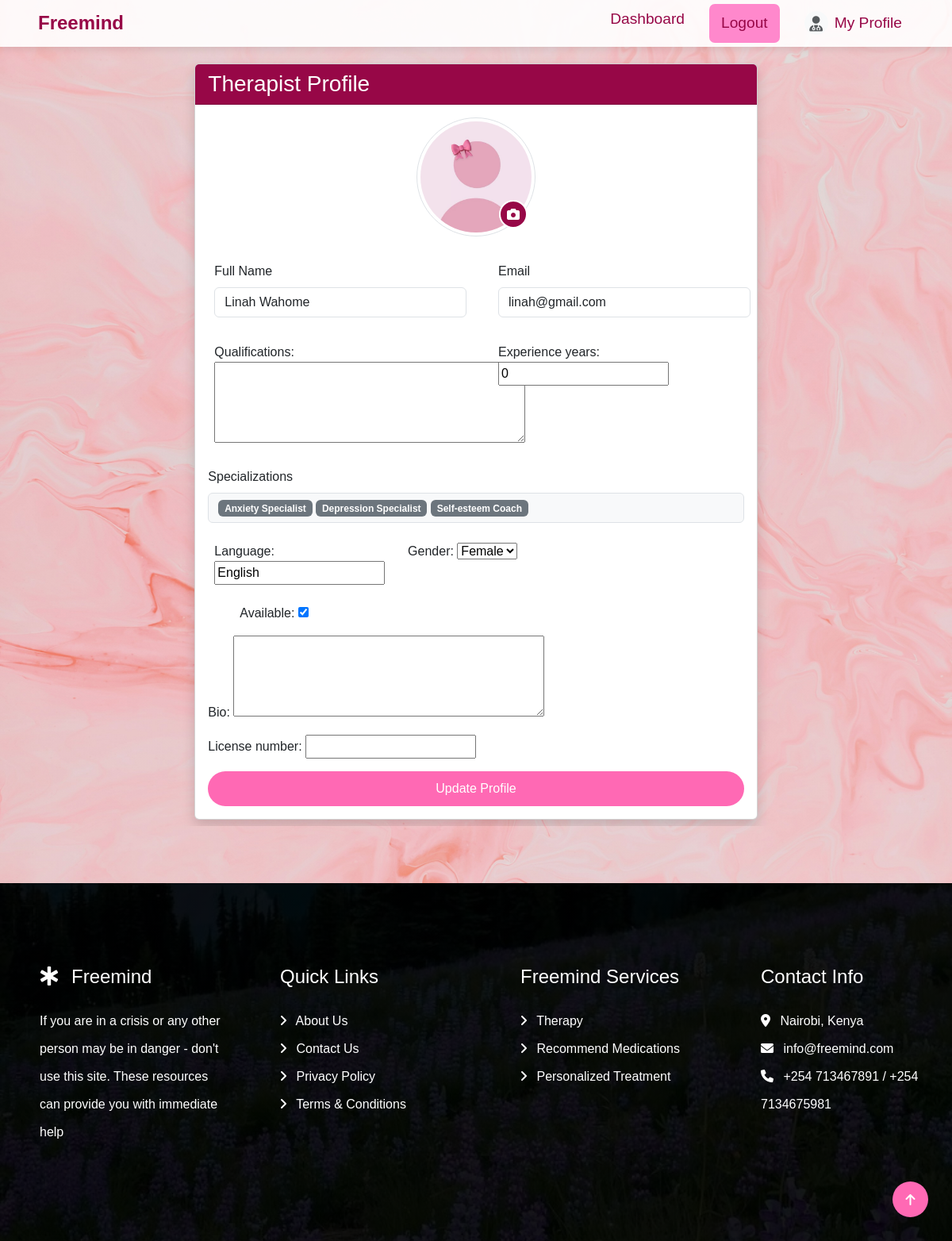
The app's page /users/therapist_profile/ (signed in) with its own data.
### users/models.py (models this page shows, shortened)
class Therapist(models.Model):
    user = models.OneToOneField(User, on_delete=models.CASCADE)
    profile_picture = models.ImageField(
        upload_to='therapist_profile_pics/',
        default='default.jpg',
        blank=True,
        null=True
    )
    bio = models.TextField(blank=True, null=True)
    qualifications = models.TextField(blank=True,  # Allows empty string in forms
    null=True,   # Allows NULL in database
    help_text="List your professional degrees, certifications, and qualifications",
    default=""  )
    specializations = models.ManyToManyField(Specialization)
    experience_years = models.PositiveIntegerField(   default=0,  # Add default value
        help_text="Number of years of professional experience")
    language = models.CharField(max_length=50)
    gender = models.CharField(
        max_length=10, choices=[('Male', 'Male'), ('Female', 'Female')]
    )
    available = models.BooleanField(default=True)
    license_number = models.CharField(max_length=50, blank=True,  # Allows empty strings in forms
        null=True,   # Allows NULL in database
        help_text="Professional license/certification number")
    verified = models.BooleanField( default=False,  # All new therapists start unverified
    help_text="Designates whether this therapist has been verified by admin")

class User(AbstractUser):
    ROLE_CHOICES = [
        ('patient', 'Patient'),
        ('therapist', 'Therapist'),
        ('admin', 'Admin'),
    ]
    role = models.CharField(max_length=10, choices=ROLE_CHOICES, default='patient')
    email = models.EmailField(unique=True)
    groups = models.ManyToManyField(Group, related_name="custom_user_groups", blank=True)
    user_permissions = models.ManyToManyField(Permission, related_name="custom_user_permissions", blank=True)
    date_joined = models.DateTimeField(
        ('date joined'),
        default=timezone.now,
        editable=False
    )

class Specialization(models.Model):
    name = models.CharField(max_length=100, unique=True)
    created_at = models.DateTimeField(default=timezone.now, editable=False) # Helpful for auditing
    class Meta:
        ordering = ['name']  # Always show in alphabetical order

### users/views.py (the view)
# urls.py: path('therapist_profile/', views.therapist_profile_view, name='therapist_profile_view'),
@login_required
@user_passes_test(is_therapist)
def therapist_profile_view(request):
    therapist = request.user.therapist
    if request.method == 'POST':
        form = TherapistProfileForm(request.POST, request.FILES, instance=therapist)
        if form.is_valid():
            form.save()
            messages.success(request, 'Profile updated successfully!')
            return redirect('therapist_profile')
    else:
        form = TherapistProfileForm(instance=therapist)
    context = {
        'therapist': therapist,
        'form': form
    }
    return render(request, 'users/therapist_profile.html', context)

### appointment/forms.py
class TherapistProfileForm(forms.ModelForm):
    class Meta:
        model = Therapist
        fields = [
            'profile_picture',
            'bio',
            'qualifications',
            'experience_years',
            'specializations',
            'language',
            'gender',
            'available',
            'license_number'
        ]
        widgets = {
            'bio': forms.Textarea(attrs={'rows': 4}),
            'qualifications': forms.Textarea(attrs={'rows': 4}),
        }

### users/views.py (called while the page is built)
def is_therapist(user):
    return getattr(user, 'role', None) == 'therapist'

### users/templates/users/therapist_profile.html (shortened to what this page needs)
{% extends 'core/base.html' %}
{% load static %}
{% block content %}
<div class="container py-5">
    <div class="row">
        <div class="col-md-8 mx-auto">
            <div class="card shadow">
                <div class="card-header text-white" style="background-color: #970747;">
                    <h3 class="mb-0">Therapist Profile</h3>
                </div>
                <div class="card-body">
                    <form method="post" enctype="multipart/form-data">
                        <div class="mb-4 text-center">
                            <div class="position-relative d-inline-block">
                                <div class="profile-picture-container">
                                    <img src="{% if therapist.image %}{{ therapist.image.url }}{% else %}{{ MEDIA_URL }}default.jpg{% endif %}"
                                         alt="Profile Picture"
                                         class="rounded-circle profile-img img-thumbnail">
                                    <label for="id_profile_picture" class="profile-upload-btn">
                                        <i class="fas fa-camera"></i>
                                    </label>
                                </div>
                            </div>
                        </div>
                        <div class="row mb-3">
                            <div class="col-md-6">
                                <label class="form-label">Full Name</label>
                                <input type="text" class="form-control" value="{{ therapist.user.get_full_name }}" readonly>
                            </div>
                            <div class="col-md-6">
                                <label class="form-label">Email</label>
                                <input type="text" class="form-control" value="{{ therapist.user.email }}" readonly>
                            </div>
                        </div>
                        <div class="row mb-3">
                            <div class="col-md-6">
                                {{ form.qualifications.label_tag }}
                                {{ form.qualifications }}
                            </div>
                            <div class="col-md-6">
                                {{ form.experience_years.label_tag }}
                                {{ form.experience_years }}
                            </div>
                        </div>
                        <div class="mb-3">
                            <label class="form-label">Specializations</label>
                            <div class="form-control bg-light">
                                {% if therapist.specializations.all %}
                                    {% for spec in therapist.specializations.all %}
                                        <span class="badge bg-secondary">{{ spec.name }}</span>
                                    {% endfor %}
                                {% else %}
                                    <span class="text-muted">No specializations selected</span>
                                {% endif %}
                            </div>
                        </div>
                        <div class="row mb-3">
                            <div class="col-md-4">
                                {{ form.language.label_tag }}
                                {{ form.language }}
                            </div>
                            <div class="col-md-4">
                                {{ form.gender.label_tag }}
                                {{ form.gender }}
                            </div>
                        </div>
                        <div class="mb-3 form-check form-switch">
                            {{ form.available.label_tag }}
                            {{ form.available }}
                        </div>
                        <div class="mb-3">
                            {{ form.bio.label_tag }}
                            {{ form.bio }}
                        </div>
                        <div class="mb-3">
                            {{ form.license_number.label_tag }}
                            {{ form.license_number }}
                        </div >
                        <div class="d-grid gap-2">
                            <button type="submit" class="btn btn-primary">Update Profile</button>
                        </div>
                    </form>
                </div>
            </div>
        </div>
    </div>
</div>
{% endblock %}

### static/css/main.css (style rules this page uses)
body { font-family: Arial, sans-serif; display: flex; flex-direction: column; height: 100%; background: linear-gradient(rgba(128, 128, 128, 0.1), rgba(128, 128, 128, 0.1)), url("../img/chat.jpg") no-repeat center center/cover; background-size: cover; color:black; margin: 0; }
:root { --primary-pink: #ff66b2; --dark-pink: #970747; --light-pink: #ff88cc; --white: #ffffff; }
.btn { background-color: #ff69b4; border: none; color: white; padding: 10px 20px; font-size: 16px; border-radius: 30px; transition: all 0.3s ease-in-out; }
.btn-primary { background-color: #ff69b4 !important; border-color: #ff69b4 !important; }
.row { display: flex; flex-wrap: nowrap; overflow-x: hidden; gap: 16px; padding: 8px; scroll-snap-type: x mandatory; -webkit-overflow-scrolling: touch; }

### users/templates/users/therapist_profile.html (style rules this page uses)
.profile-img { width: 150px; height: 150px; object-fit: cover; }
.profile-picture-container { position: relative; display: inline-block; }
.profile-upload-btn { position: absolute; bottom: 10px; right: 10px; background: #970747; color: white; border-radius: 50%; width: 36px; height: 36px; display: flex; align-items: center; justify-content: center; cursor: pointer; border: 2px solid white; }

### records on screen
Therapist: user.get_full_name "Linah Wahome", user.email "linah@gmail.com", experience_years "0", language "English", gender "Female", available "☑"
Specialization: name "Anxiety Specialist"
Specialization: name "Depression Specialist"
Specialization: name "Self-esteem Coach"
